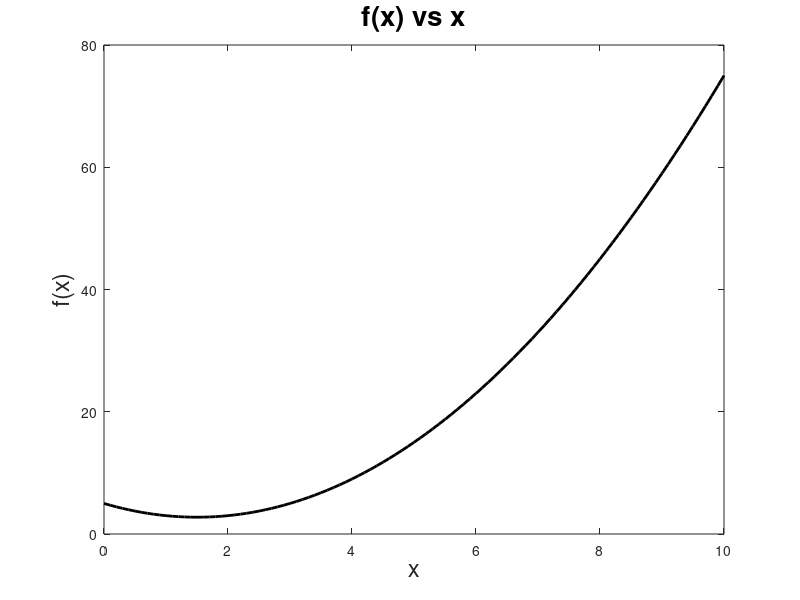

Recreate this plot in MATLAB.
% Name: Vandana Anand
%
% MA 3257 / CS 4032 (C-Term 2019): Homework #1, Problem 2 and 3

% (Double %% makes a section break)


clear; close all; clc % always clear everything to start fresh!

diary hw1prob2and3.txt  % creates a .txt file that will save command window output


%% Problem 2(a)

%matrix operations
A = [1 2; 3 4]
B = [1 0 2; 0 3 1]

multiply=A*B
transpose=B'
row=A(2,:)
invA=inv(A)
%invB=inv(B)


%% Problem 2(b)

% practice with formatting

y = [4/3 1.2345e-6]

format short

y

format long

y

format short e

y

format rat

y

format short



%% Problem 2(c)

x = linspace(1,6,10) %10 equal points between numbers 1 to 6 

xlength=length(x) %number of elements in x

for i=1:length(x) %
    z(i) = log(x(i));
end

disp(z)

%% Problem 2(d)

%test numbers
a=2 
a=-1

if(a>0) %if number given is greater than zero
    log(a) %calculate log
elseif(a<=0) %if number given is less than zero
    disp("log(a) is undefined") %cannot compute log
end

%% Problem 3(a)

f = @(x) x.^2 - 3*x + 5
whenxis3=f(3)

%other function found in file called func.m

%% Problem 3(b)

x = 0:0.1:10;
plot(x,f(x), '-k', 'LineWidth', 2);
title('f(x) vs x', 'FontSize', 20)
xlabel('x', 'FontSize', 17)
ylabel('f(x)', 'FontSize', 17)

%%

diary off   % this stops saving to hw1prob2.txt since you're done!

% Note: you can save your diary .txt file as a .pdf to submit on Canvas




